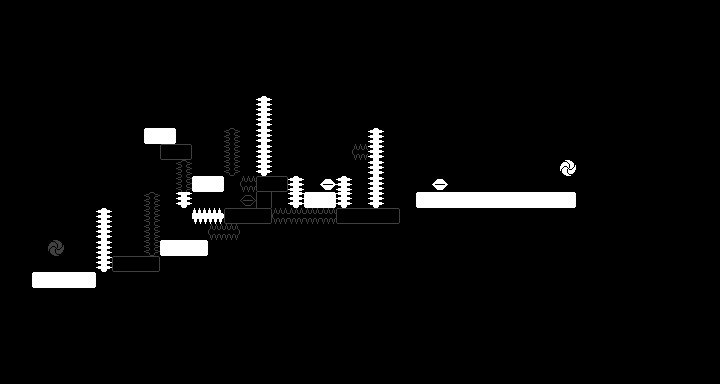

This is a level from a 2D game, rendered from its Tiled map with the project's own tilesets. A one-line summary and the map file follow, with tile-layer data summarised:
An orthogonal 45x24 tile map with 16x16 px tiles, 1 tile layer (Tile Layer 1) and 1 object.

<map version="1.0" orientation="orthogonal" renderorder="right-down" width="45" height="24" tilewidth="16" tileheight="16" nextobjectid="2">
 <tileset firstgid="1" name="TileSheet" tilewidth="16" tileheight="16" tilecount="240">
  <image source="../TileSheet.png" width="320" height="192" />
 </tileset>
 <layer name="Tile Layer 1" width="45" height="24">
  <data>[1080 cells, 1080 non-empty, 23 distinct tile ids]</data>
 </layer>
 <objectgroup name="Object Layer 1">
  <object id="1" gid="218" x="16" y="144" width="16" height="16">
   <properties>
    <property name="bitmap" value="Stage9Sign1" />
    <property name="distance" value="150" />
    <property name="invertReq" value="0" />
    <property name="type" value="Sign" />
   </properties>
  </object>
 </objectgroup>
</map>
